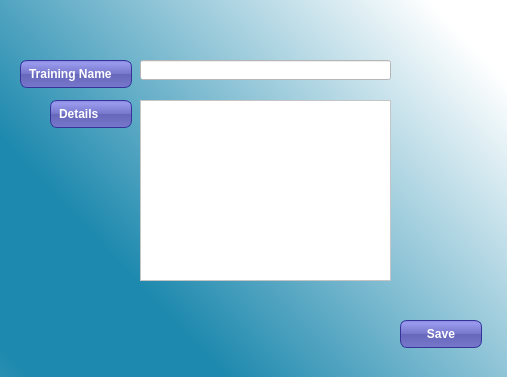
<?xml version="1.0" encoding="UTF-8"?>
<ui version="4.0">
 <class>ntraining</class>
 <widget class="QDialog" name="ntraining">
  <property name="geometry">
   <rect>
    <x>0</x>
    <y>0</y>
    <width>507</width>
    <height>377</height>
   </rect>
  </property>
  <property name="windowTitle">
   <string>Dialog</string>
  </property>
  <property name="styleSheet">
   <string notr="true">#ntraining{
background-color: qlineargradient(spread:reflect, x1:0.0452273, y1:0.704, x2:1, y2:0, stop:0 rgba(30, 137, 174, 255), stop:1 rgba(255, 255, 255, 255));
background-color: qlineargradient(spread:reflect, x1:0.0452273, y1:0.704, x2:0.972, y2:0.0568182, stop:0.142045 rgba(30, 137, 174, 255), stop:0.9375 rgba(255, 255, 255, 255));
}</string>
  </property>
  <widget class="QPushButton" name="pushButton_tsave">
   <property name="geometry">
    <rect>
     <x>400</x>
     <y>320</y>
     <width>82</width>
     <height>28</height>
    </rect>
   </property>
   <property name="styleSheet">
    <string notr="true">color: white;
background-color: QLinearGradient( x1: 0, y1: 0, x2: 0, y2: 1, stop: 0 #88d, stop: 0.1 #99e, stop: 0.49 #77c, stop: 0.5 #66b, stop: 1 #77c);
border-width: 1px;
border-color: #339;
border-style: solid;
border-radius: 7;
padding: 3px;
font-size: 12px;
font-weight:bold;
padding-left: 5px;
padding-right: 5px;
min-width: 70px;
max-width: 70px;
min-height: 20px;
max-height: 20px;</string>
   </property>
   <property name="text">
    <string>Save</string>
   </property>
  </widget>
  <widget class="QTextEdit" name="textEdit_tdetails">
   <property name="geometry">
    <rect>
     <x>140</x>
     <y>100</y>
     <width>251</width>
     <height>181</height>
    </rect>
   </property>
   <property name="styleSheet">
    <string notr="true">background-color: white;</string>
   </property>
  </widget>
  <widget class="QLineEdit" name="lineEdit_tname">
   <property name="geometry">
    <rect>
     <x>140</x>
     <y>60</y>
     <width>251</width>
     <height>20</height>
    </rect>
   </property>
   <property name="styleSheet">
    <string notr="true">background-color: white;</string>
   </property>
  </widget>
  <widget class="QLabel" name="label_2">
   <property name="geometry">
    <rect>
     <x>50</x>
     <y>100</y>
     <width>82</width>
     <height>28</height>
    </rect>
   </property>
   <property name="styleSheet">
    <string notr="true">color: white;
background-color: QLinearGradient( x1: 0, y1: 0, x2: 0, y2: 1, stop: 0 #88d, stop: 0.1 #99e, stop: 0.49 #77c, stop: 0.5 #66b, stop: 1 #77c);
border-width: 1px;
border-color: #339;
border-style: solid;
border-radius: 7;
padding: 3px;
font-size: 12px;
font-weight:bold;
padding-left: 5px;
padding-right: 5px;
min-width: 70px;
max-width: 70px;
min-height: 20px;
max-height: 20px;</string>
   </property>
   <property name="text">
    <string>Details</string>
   </property>
  </widget>
  <widget class="QLabel" name="label">
   <property name="geometry">
    <rect>
     <x>20</x>
     <y>60</y>
     <width>112</width>
     <height>28</height>
    </rect>
   </property>
   <property name="styleSheet">
    <string notr="true">color: white;
background-color: QLinearGradient( x1: 0, y1: 0, x2: 0, y2: 1, stop: 0 #88d, stop: 0.1 #99e, stop: 0.49 #77c, stop: 0.5 #66b, stop: 1 #77c);
border-width: 1px;
border-color: #339;
border-style: solid;
border-radius: 7;
padding: 3px;
font-size: 12px;
font-weight:bold;
padding-left: 5px;
padding-right: 5px;
min-width: 100px;
max-width: 100px;
min-height: 20px;
max-height: 20px;</string>
   </property>
   <property name="text">
    <string>Training Name</string>
   </property>
  </widget>
  <zorder>pushButton_tsave</zorder>
  <zorder>label</zorder>
  <zorder>label_2</zorder>
  <zorder>textEdit_tdetails</zorder>
  <zorder>lineEdit_tname</zorder>
 </widget>
 <resources/>
 <connections/>
</ui>
